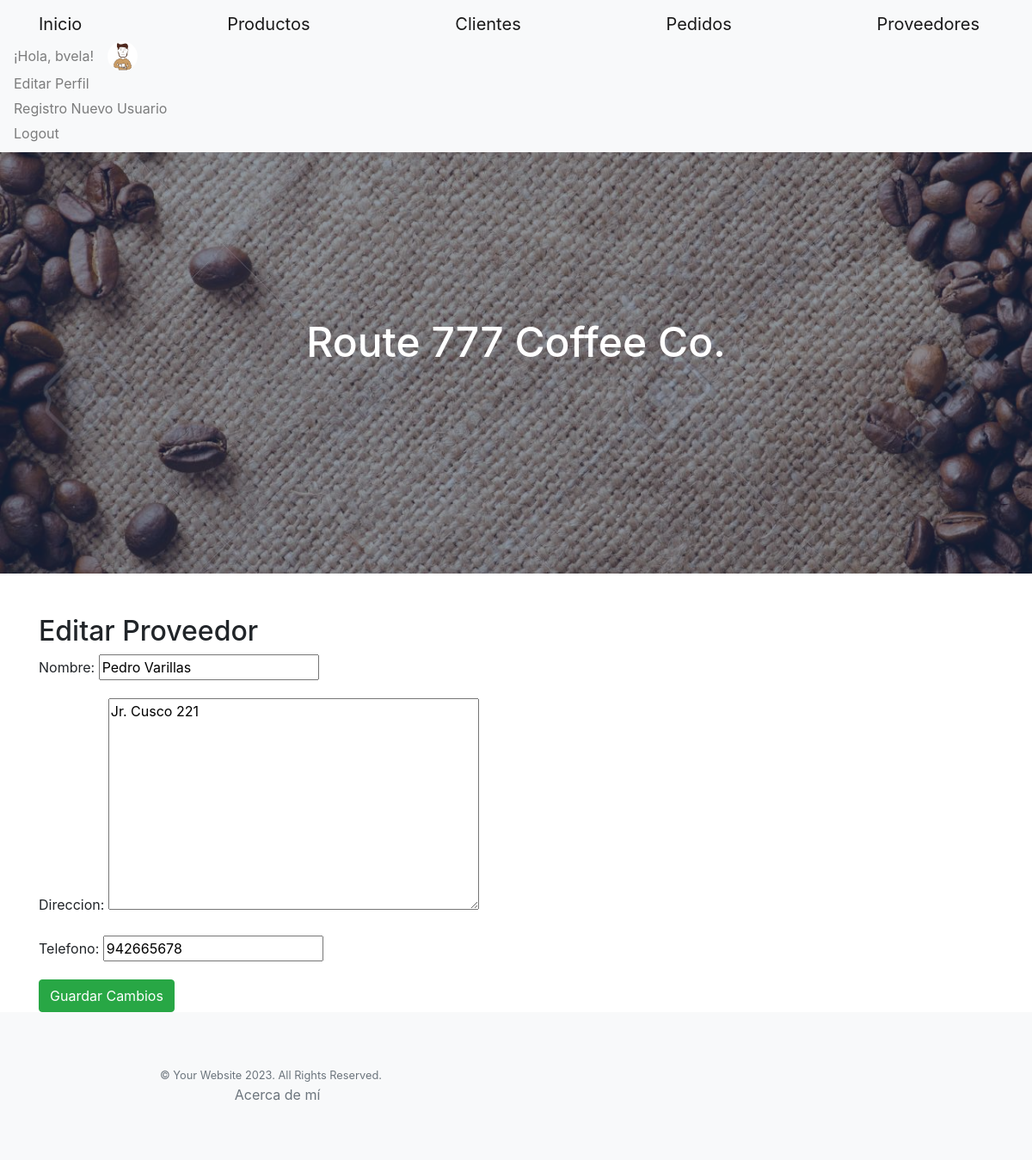
The app's page /editar_proveedor/3/ (signed in) with its own data.
### coffee_app/models.py (models this page shows, shortened)
class Avatar(models.Model):
    user=models.OneToOneField(User, on_delete=models.CASCADE)
    imagen=models.ImageField(upload_to='avatares',null=True,blank=True)

class Proveedor(models.Model):
    nombre = models.CharField(max_length=100)
    direccion = models.TextField()
    telefono = models.CharField(max_length=20)
    productos = models.ManyToManyField(Producto)

### coffee_app/views.py (the view)
# urls.py: path('editar_proveedor/<int:proveedor_id>/', views.editar_proveedor, name='editar_proveedor'),
def editar_proveedor(request, proveedor_id):
    proveedor = get_object_or_404(Proveedor, id=proveedor_id)
    if request.method == 'POST':
        form = ProveedorForm(request.POST, instance=proveedor)
        if form.is_valid():
            form.save()
            return redirect('proveedores')
    else:
        form = ProveedorForm(instance=proveedor)
    return render(request, 'editar_proveedor.html', {'form': form, 'proveedor': proveedor})

### coffee_app/forms.py
class ProveedorForm(forms.ModelForm):
    class Meta:
        model = Proveedor
        fields = '__all__'

### coffee_app/templates/editar_proveedor.html (shortened to what this page needs)
{% extends 'base2.html' %}
{% load static %}
{% block contenidoquecambia %}
  <div class="container mt-5">
    <h2>Editar Proveedor</h2>
    <form method="post" action="{% url 'editar_proveedor' proveedor.id %}">
      <div class="mb-3">
        {{ form.nombre.label_tag }}
        {{ form.nombre }}
      </div>
      <div class="mb-3">
        {{ form.direccion.label_tag }}
        {{ form.direccion }}
      </div>
      <div class="mb-3">
        {{ form.telefono.label_tag }}
        {{ form.telefono }}
      </div>
      <button type="submit" class="btn btn-success">Guardar Cambios</button>
    </form>
  </div>
{% endblock contenidoquecambia %}

### coffee_app/templates/base2.html (shortened to what this page needs)
{% load static %}
<!DOCTYPE html>
<html lang="en">
<head>
    <link href="https://cdn.jsdelivr.net/npm/bootstrap-icons@1.5.0/font/bootstrap-icons.css" rel="stylesheet" type="text/css" />
    <link href="{% static 'coffee_app/css/styles.css' %}" rel="stylesheet" />
    <link rel="stylesheet" href="//code.jquery.com/ui/1.12.1/themes/base/jquery-ui.css">
    <link rel="stylesheet" href="https://stackpath.bootstrapcdn.com/bootstrap/4.3.1/css/bootstrap.min.css">
    <link rel="stylesheet" href="https://cdnjs.cloudflare.com/ajax/libs/bootstrap-datepicker/1.9.0/css/bootstrap-datepicker.min.css">
</head>
<body>
    <nav class="navbar navbar-light bg-light static-top">
        <div class="container">
            <a class="navbar-brand" href={% url 'inicio' %}>Inicio</a>
            <a class="navbar-brand" href={% url 'productos' %}>Productos</a>
            <a class="navbar-brand" href={% url 'clientes' %}>Clientes</a>
            <a class="navbar-brand" href={% url 'pedidos' %}>Pedidos</a>
            <a class="navbar-brand" href={% url 'proveedores' %}>Proveedores</a>
        </div>
        <ul class="navbar-nav">
            {% if user.is_authenticated %}
            <li class="nav-item d-flex align-items-center">
                <span class="navbar-text me-3">¡Hola, {{ user.username }}!</span>
                {% if user.avatar and user.avatar.imagen %}
                    <img src="{{ user.avatar.imagen.url }}" alt="Avatar" class="nav-avatar-img rounded-circle me-2" style="width: 35px; height: 35px;">
                {% else %}
                    <div class="avatar-placeholder me-2"></div>
                {% endif %}
            </li>
            <li class="nav-item">
                <a href="{% url 'profile_edit' %}" class="nav-link">Editar Perfil</a>
            </li>
            {% if user.is_superuser %}
            <li class="nav-item">
                <a href="{% url 'register' %}" class="nav-link">Registro Nuevo Usuario</a>
            </li>
            {% endif %}
            <li class="nav-item">
                <a href="{% url 'logout' %}" class="nav-link">Logout</a>
            </li>
            {% else %}
            <li class="nav-item">
                <a href="{% url 'login' %}" class="nav-link">Login</a>
            </li>
            {% endif %}
        </ul>
    </nav>
    <header class="masthead">
        <div class="container position-relative">
            <div class="row justify-content-center">
                    <div class="text-center text-white">
                        <h1 class="mb-5">Route 777 Coffee Co.</h1>
                    </div>
            </div>
        </div>
    </header>
    {% block contenidoquecambia %}
    {% endblock contenidoquecambia %}
    <footer class="footer bg-light">
        <div class="container">
            <div class="row">
                <div class="col-lg-6 h-100 text-center text-lg-start my-auto">
                    <p class="text-muted small mb-4 mb-lg-0">&copy; Your Website 2023. All Rights Reserved.</p>
                </div>
            </div>
            <div class="col-lg-6 h-100 text-center text-lg-end my-auto">
                <a href="{% url 'acerca_de_mi' %}" class="text-muted">Acerca de mí</a>
            </div>
        </div>
    </footer>
</body>
</html>

### coffee_app/templates/base2.html (style rules this page uses)
.navbar-nav { line-height: 0.8; }
.navbar-text, .nav-link { margin-bottom: 0; }
.nav-item { margin-bottom: 0; }

### records on screen
Proveedor: nombre "Pedro Varillas", direccion "Jr. Cusco 221", telefono "942665678"

### other values on screen
{{ user.username }} "bvela"
